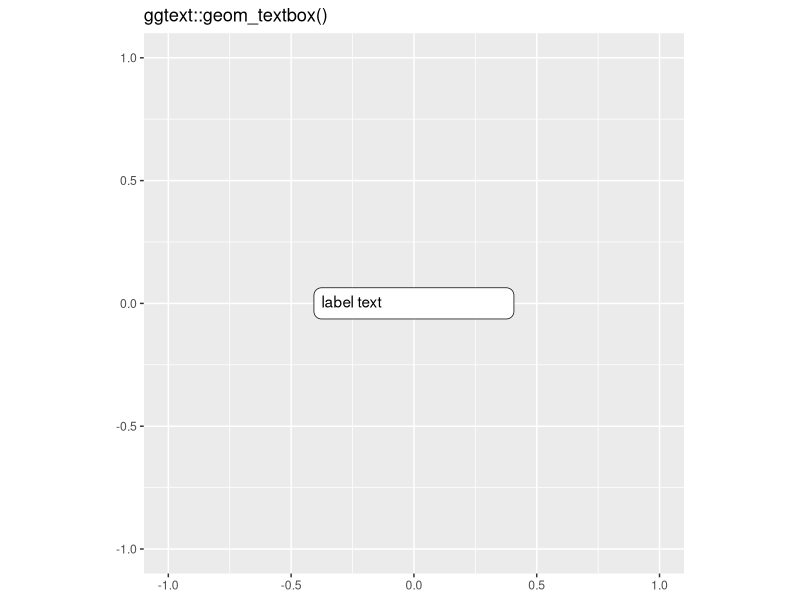
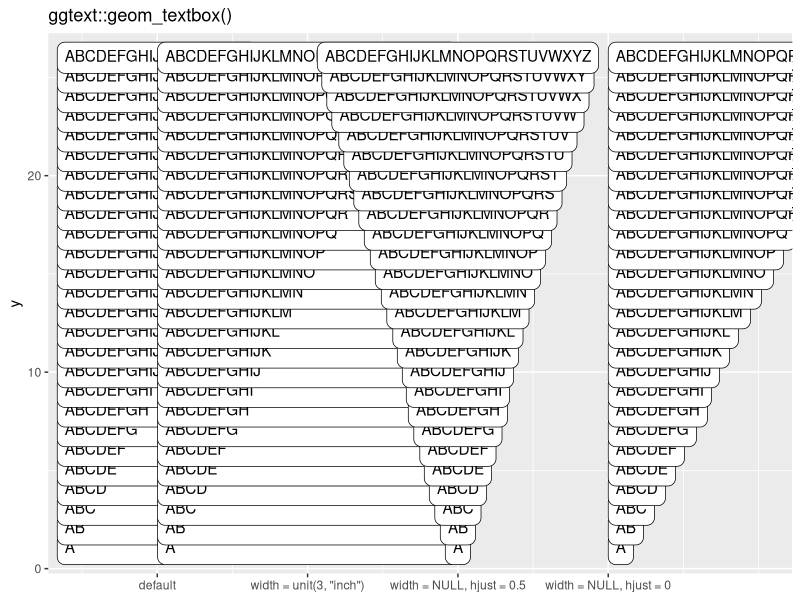
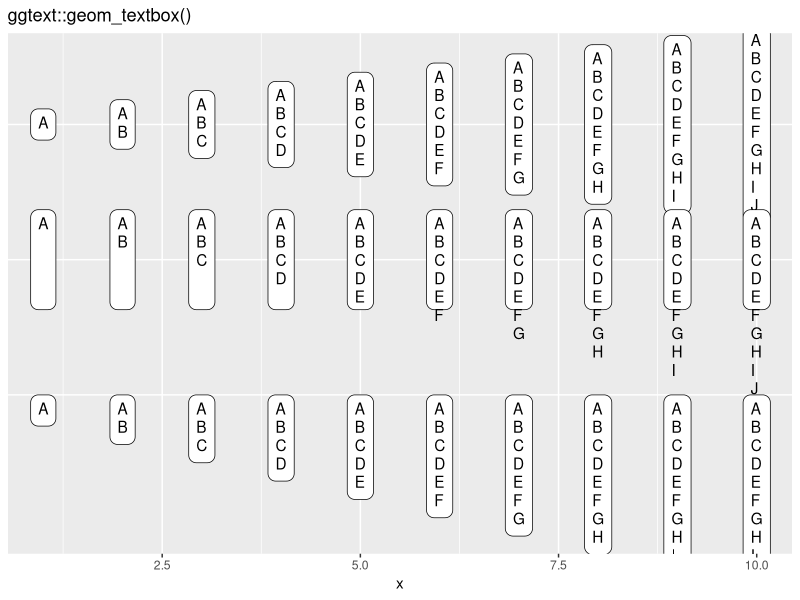
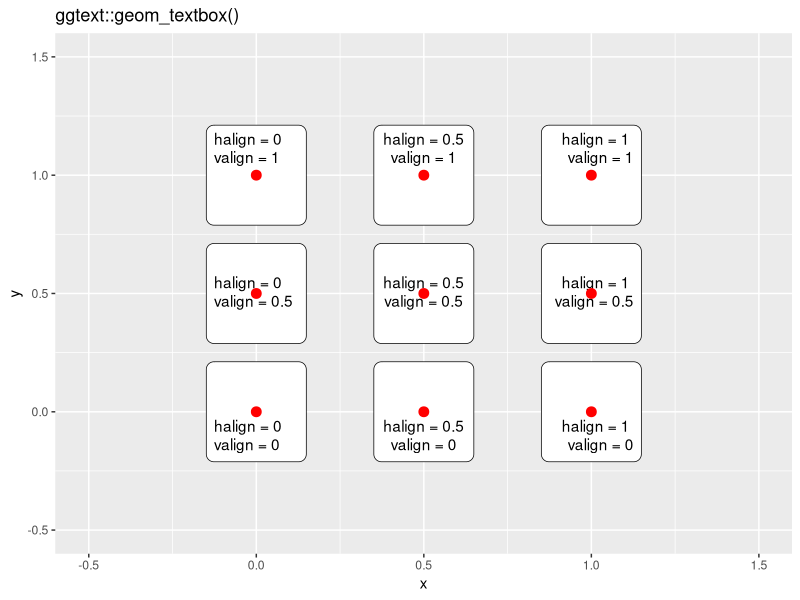
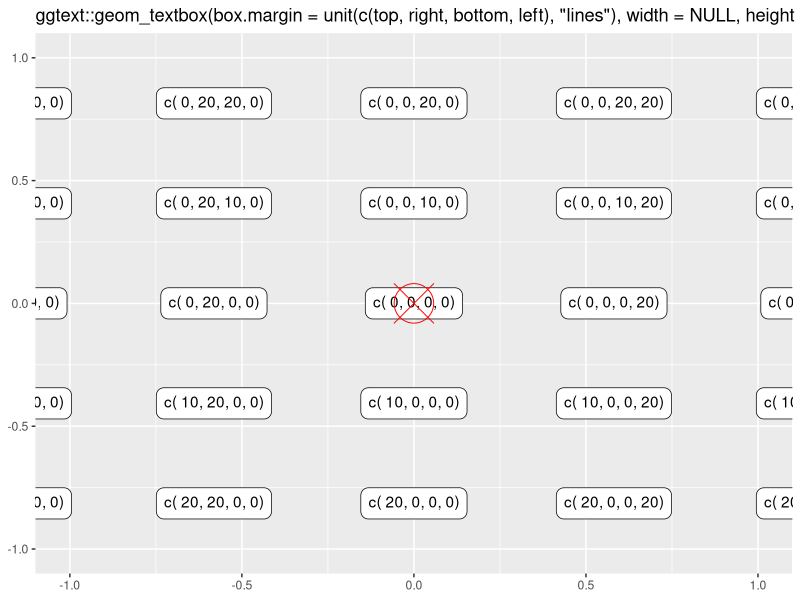
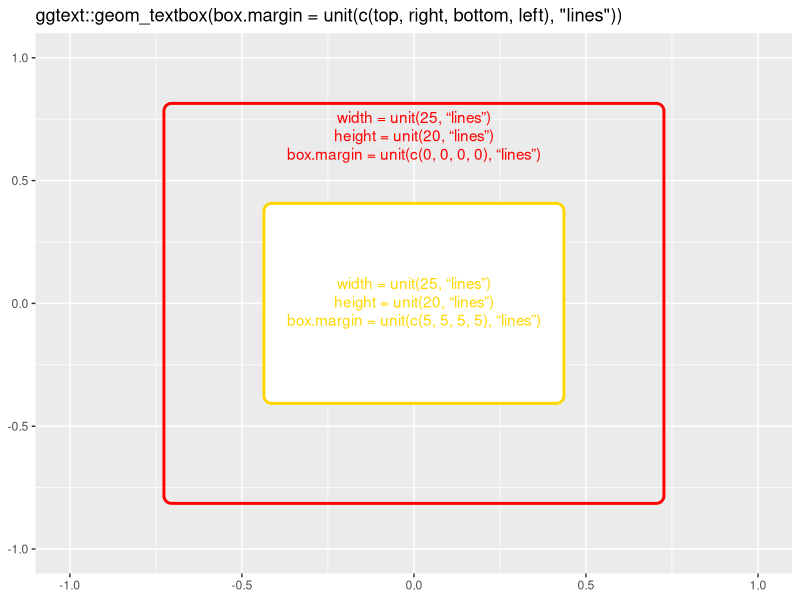
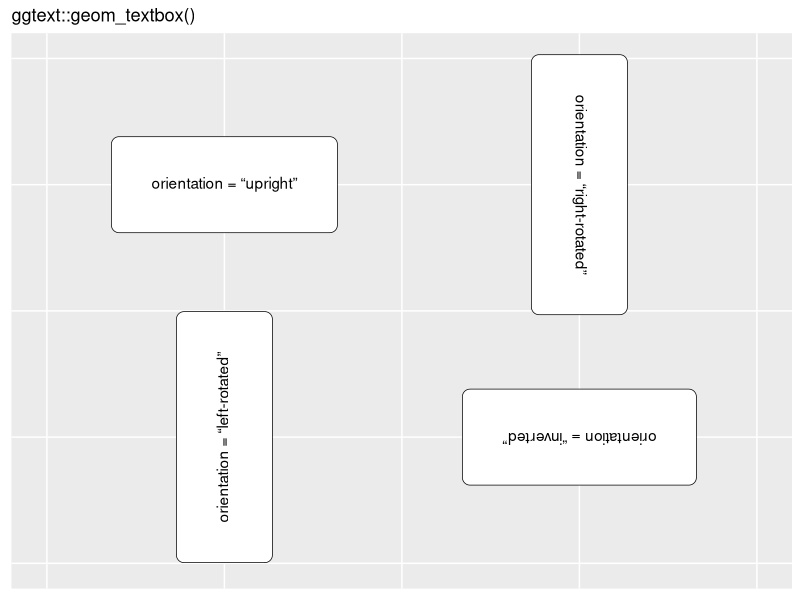

The R source for these figures, in order:

# ggtext::geom_textbox関数 -------------------------------------------------

# 利用パッケージ
library(tidyverse)
library(ggtext)

# チェック用
library(ggplot2)


?ggtext::geom_textbox()


### ・デフォルト -----

# ダミーのデータフレーム
dummy_df <- tidyr::tibble(v = 0)

# デフォルトのラベルを確認
ggplot(data = dummy_df) + 
  ggtext::geom_textbox(x = 0, y = 0, label = "label text") + # ラベル
  coord_equal() + # アスペクト比
  lims(x = c(-1, 1), y = c(-1, 1)) + # 表示範囲
  labs(title = "ggtext::geom_textbox()")


### ・width -----

# 文字列を指定
char_df <- tidyr::tibble(y = 1:26) |> 
  dplyr::group_by(y) |> 
  dplyr::mutate(label = stringr::str_flatten(LETTERS[1:y])) |> # 確認用ラベル
  dplyr::ungroup()

# 横サイズを確認
ggplot(data = char_df, mapping = aes(y = y, label = label)) + 
  ggtext::geom_textbox(x = 0) + # デフォルト
  ggtext::geom_textbox(x = 1, width = unit(3, units = "inch")) + # 横サイズ指定
  ggtext::geom_textbox(x = 2, hjust = 0.5, width = NULL) + # 横サイズ可変・中央揃え
  ggtext::geom_textbox(x = 3, hjust = 0, width = NULL) + # 横サイズ可変・左揃え
  scale_x_continuous(breaks = 0:3, 
                     labels = c("default", 'width = unit(3, "inch")', "width = NULL, hjust = 0.5", "width = NULL, hjust = 0"), 
                     limits = c(-0.5, 4)) + 
  labs(title = "ggtext::geom_textbox()")


### ・height -----

# 文字列を指定
char_df <- tidyr::tibble(x = 1:10) |> 
  dplyr::group_by(x) |> 
  dplyr::mutate(label = stringr::str_c(LETTERS[1:x], collapse = "<br>")) |> # 確認用ラベル
  dplyr::ungroup()

# 縦サイズを確認
ggplot(data = char_df, mapping = aes(x = x, label = label)) + 
  ggtext::geom_textbox(y = 0, width = NULL) + # デフォルト
  ggtext::geom_textbox(y = 1, width = NULL, height = unit(1, units = "inch")) + # 縦サイズ指定
  ggtext::geom_textbox(y = 2, vjust = 1, width = NULL, height = NULL) + # 縦サイズ可変・上揃え
  scale_y_reverse(breaks = 0:-2, 
                     labels = c("default", 'width = unit(1, "inch")', "height = NULL, hjust = 1"), 
                     limits = c(-3, 0.5)) + 
  labs(title = "ggtext::geom_textbox()")


### ・halign, valign -----

# 揃え位置を指定
align_df <- tidyr::expand_grid(
  h = c(0, 0.5, 1), 
  v = c(0, 0.5, 1)
) |> # 格子点を作成
  dplyr::mutate(
    x = h, 
    y = v, 
    label = paste0(
      "halign = ", stringr::str_pad(h, width = 3, side = "right"), "<br>", 
      "valign = ", stringr::str_pad(v, width = 3, side = "right")
    ) # 確認用ラベル
  )

# 揃え位置を確認
ggplot(data = align_df, mapping = aes(x = x, y = y)) + 
  ggtext::geom_textbox(mapping = aes(label = label, halign = h, valign = v), 
                       width = unit(5, units = "lines"), height = unit(5, units = "lines")) + 
  geom_point(color = "red", size = 3) + # プロット位置を確認
  lims(x = c(-0.5, 1.5), y = c(-0.5, 1.5)) + # 表示範囲
  labs(title = "ggtext::geom_textbox()")


### ・box.margin -----

# 4方向の値を指定
margin_df <- tidyr::expand_grid(
  margin_x = seq(from = -40, to = 40, by = 20), 
  margin_y = seq(from = -40, to = 40, by = 10)
) |> 
  dplyr::mutate(
    top = dplyr::if_else(margin_y > 0, true = margin_y, false = 0), 
    right = dplyr::if_else(margin_x > 0, true = margin_x, false = 0), 
    bottom = dplyr::if_else(margin_y < 0, true = -margin_y, false = 0), 
    left = dplyr::if_else(margin_x < 0, true = -margin_x, false = 0), 
    label = paste0(
      "c(", 
      stringr::str_pad(top, width = 3, side = "left"), ", ", 
      stringr::str_pad(right, width = 3, side = "left"), ", ", 
      stringr::str_pad(bottom, width = 3, side = "left"), ", ", 
      stringr::str_pad(left, width = 3, side = "left"), 
      ")"
    ) # 確認用ラベル
  )

# ダミーのデータフレーム
dummy_df <- tidyr::tibble(v = 0)

# ラベル外側の余白を確認
g <- ggplot() + 
  lims(x = c(-1, 1), y = c(-1, 1)) + # 表示範囲
  #lims(x = c(-10, 10), y = c(-10, 10)) + # 表示範囲
  labs(title = 'ggtext::geom_textbox(box.margin = unit(c(top, right, bottom, left), "lines"), width = NULL, height = NULL)')
for(i in 1:nrow(margin_df)) {
  # 値ごとにラベルを重ねて描画
  g <- g + 
    ggtext::geom_textbox(data = margin_df[i, ], mapping = aes(label = label), 
                         x = 0, y = 0, hjust = 0.5, vjust = 0.5, 
                         width = NULL, height = NULL, 
                         box.margin = unit(as.numeric(margin_df[i, c("top", "right", "bottom", "left")]), "lines"))
}
g <- g + 
  geom_point(data = dummy_df, x = 0, y = 0, color = "red", shape = 13, size = 13) # プロット位置を確認
g


# ダミーのデータフレーム
dummy_df <- tidyr::tibble(v = 0)

# ラベルサイズと余白の関係を確認
ggplot(data = dummy_df) + 
  ggtext::geom_textbox(label = 'width = unit(25, "lines")<br>height = unit(20, "lines")<br>box.margin = unit(c(0, 0, 0, 0), "lines")', 
                       x = 0, y = 0, hjust = 0.5, vjust = 0.5, halign = 0.5, valign = 1, 
                       width = unit(25, units = "lines"), height = unit(20, units = "lines"), 
                       box.margin = unit(c(0, 0, 0, 0), units = "lines"), 
                       color = "red", fill = NA, box.size = unit(1, units = "lines")) + # 余白なし
  ggtext::geom_textbox(label = 'width = unit(25, "lines")<br>height = unit(20, "lines")<br>box.margin = unit(c(5, 5, 5, 5), "lines")', 
                       x = 0, y = 0, hjust = 0.5, vjust = 0.5, halign = 0.5, valign = 0.5, 
                       width = unit(25, units = "lines"), height = unit(20, units = "lines"), 
                       box.margin = unit(c(5, 5, 5, 5), units = "lines"), 
                       color = "gold", box.size = unit(1, units = "lines")) + # 余白あり
  lims(x = c(-1, 1), y = c(-1, 1)) + # 表示範囲
  labs(title = 'ggtext::geom_textbox(box.margin = unit(c(top, right, bottom, left), "lines"))')


### ・orientation引数 -----

# 表示角度を指定
angle_df <- tibble::tibble(
  x = c(0, 0, 1, 1), 
  y = c(0, 1, 0, 1), 
  angle = c("left-rotated", "upright", "inverted", "right-rotated"), 
  label = paste0('orientation = "', angle, '"') # 確認用ラベル
)

# 表示角度を確認
ggplot() + 
  ggtext::geom_textbox(data = angle_df, mapping = aes(x = x, y = y, label = label, orientation = angle), 
                       width = NULL, box.padding = unit(rep(2, times = 4), units = "lines")) + 
  lims(x = c(-0.5, 1.5), y = c(-0.5, 1.5)) + # 表示範囲
  theme(axis.title = element_blank(), 
        axis.text = element_blank(), 
        axis.ticks = element_blank(), 
        panel.grid.minor = element_blank()) + # 軸線を非表示化
  labs(title = 'ggtext::geom_textbox()')


